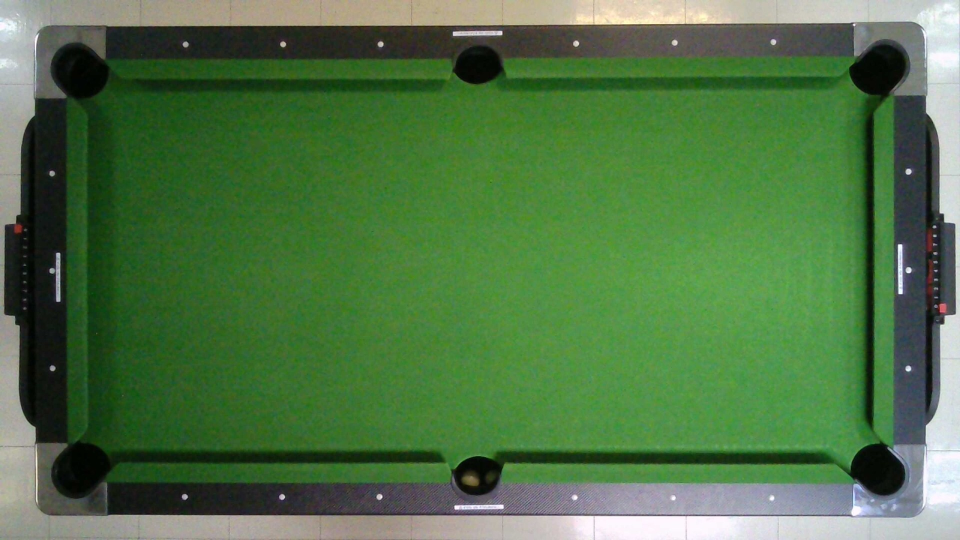
#> input picture Test_Perspective/new.jpg, 1920 x 1080 px (shown at 1/2 size)
$ python -i BallDetectionLib.py   (imports and definitions only)
#> lines starting #> are read from the running program, lines starting #| are printed output that depends on the picture; after the words box and inside, x2 and y2 are one past the last pixel; in counts of white or black regions, pixels touching at a corner belong together
#> further down, picture is the input picture: shape (1080, 1920, 3); mean B, G, R 70.1, 116.8, 79.5

from dis import dis
from tkinter import Frame
from tkinter.colorchooser import Chooser
from turtle import circle
import cv2
import numpy as np
import math

cameraHeight=1080
cameraWidth=1920

# [11 lines of commented-out code are left out]

prevCircle = None
cropSize = (100, 100)

# cv.namedWindow("Python Webcam Screenshot App")

outputDrawing = np.zeros((784,1568,3), np.uint8)

# [21 lines left out: functions checkWinCondition, findSlope, not called in this run]

width = 1920
height = 1080
# cap = cv2.VideoCapture(0)
# [1 line not run here, left out]
# set frame rate to 30 fps
# [1 line that did not run here, left out]
# [1 line not run here, left out]
# frame_interval = int(fps / 5)
frame_interval = 3 #HAHAHA
# cap = cv2.VideoCapture(0, cv2.CAP_DSHOW)
# [2 lines not run here, left out]

# start processing loop
frame_count = 0

# White Light
# lowerColor = [
#     np.array([20,150,50]), #Yellow
#     np.array([110,200,125]), #Blue
#     np.array([0,150,155]), #Red
#     np.array([110,215,150]), #Purple
#     np.array([5,150,50]), #Orange
#     np.array([95,100,100]), #Green
#     np.array([0,100,50]), #Crimson
#     np.array([0,0,0]), #Black
#     np.array([100,0,130]), #White

# ]
# upperColor = [
#     np.array([40,255,255]),
#     np.array([130,255,255]),
#     np.array([20,255,255]),
#     np.array([145,255,255]),
#     np.array([25,255,255]),
#     np.array([110,255,255]),
#     np.array([20,255,155]),
#     np.array([179,255,40]),
#     np.array([179,180,255]),
# ]

# Blue Light
lowerColor = [
    np.array([20,150,50]), #Yellow
    np.array([115,0,190]), #Blue
    np.array([0,0,0]), #Red
    np.array([110,215,150]), #Purple
    np.array([0,150,155]), #Orange
    np.array([95,100,100]), #Green
    np.array([0,100,50]), #Crimson
    np.array([0,0,0]), #Black
    np.array([110,200,125]), #White
]

upperColor = [
    np.array([40,255,255]),
    np.array([130,255,255]),
    np.array([60,255,255]),
    np.array([145,255,255]),
    np.array([20,255,255]),
    np.array([110,255,255]),
    np.array([20,255,155]),
    np.array([179,255,40]),
    np.array([130,255,255]),
]


bgFrame = None

# loadSetting()
mtx = np.loadtxt('../arUco/calib_data/camera_matrix.txt')
dist = np.loadtxt('../arUco/calib_data/dist_coeffs.txt')

# [23 lines left out: function perspectiveTransform, not called in this run]

def getCircles(frame):
        response = []

        # grayFrame = cv2.cvtColor(frame, cv2.COLOR_BGR2GRAY)
        # blurFrame = cv2.GaussianBlur(grayFrame, (7, 7), 0)

        hsvFrame = cv2.cvtColor(frame, cv2.COLOR_BGR2HSV)
#> hsvFrame: shape (1080, 1920, 3); mean H, S, V 59.2, 116.7, 118.7

        # White Light
        # lower_green = np.array([50,20,40])
        # upper_green = np.array([100,255,255])

        # Blue Light
        lower_green = np.array([85,0,0])
        upper_green = np.array([110,255,255])

        mask = cv2.inRange(hsvFrame, lower_green, upper_green)
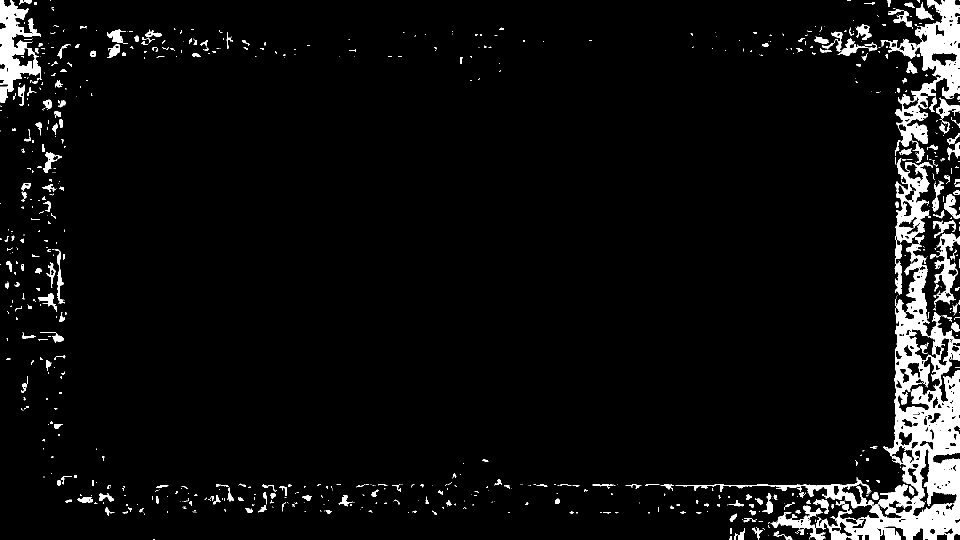
#> mask: shape (1080, 1920) (shown at 1/2 size); 5.5% white; 736 white regions (474 under 20 px), largest, box (x1, y1, x2, y2) and area: (1351, 316, 1920, 1080) 57556, (1761, 0, 1920, 312) 14931, (0, 0, 83, 206) 8222
        blurFrame = cv2.GaussianBlur(mask, (7,7), 0)
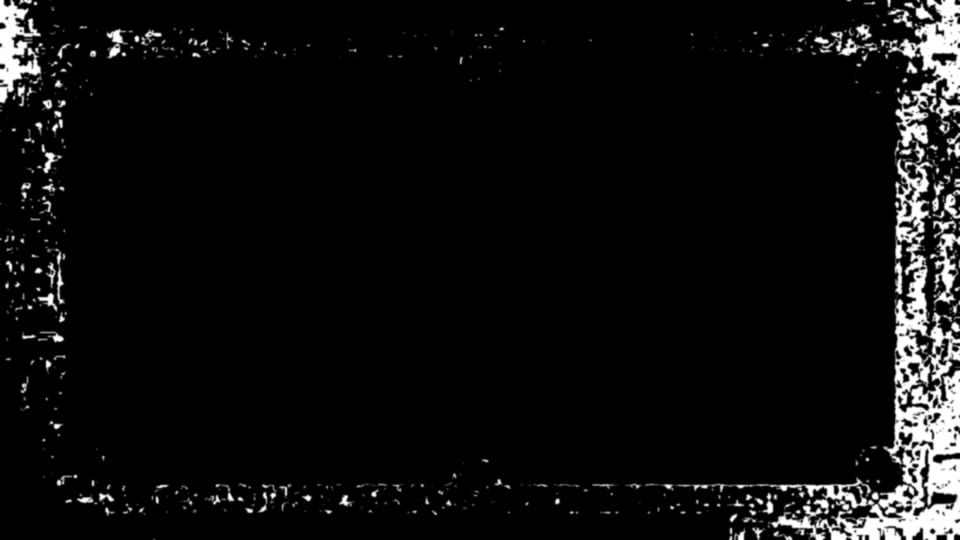
#> blurFrame: shape (1080, 1920) (shown at 1/2 size); min 0, max 255, mean 14.1

        # [4 lines of commented-out code are left out]
        circles = cv2.HoughCircles(blurFrame, cv2.HOUGH_GRADIENT, 1.4, 30,
                                    param1=100, param2=20, minRadius=30, maxRadius=40)
#> circles = 26 rows, first 8: [1829.1, 689.5, 36.02], [1823.5, 794.5, 32.94], [1816.5, 363.3, 39.1], [1827.7, 319.9, 39.1], [1840.3, 560.7, 37.56], [1872.5, 749.7, 39.1], [1829.1, 759.5, 34.48], [84.7, 640.5, 39.1]

        response.append(circles)

        circleZones = []
        circleZonesColor = []

        if circles is not None:
                circles = np.uint16(np.around(circles))
#> circles = 26 rows, first 8: [1829, 690, 36], [1824, 794, 33], [1816, 363, 39], [1828, 320, 39], [1840, 561, 38], [1872, 750, 39], [1829, 760, 34], [85, 640, 39]
                for i in circles[0, :]:
                    circleZoneColor = frame[int(i[1].item())-22:int(i[1].item())+22, int(i[0].item())-22:int(i[0].item())+22]
                    circleZonesColor.append(circleZoneColor)
#> this loop made 26 passes
#> i on passes 1 to 12: [1829, 690, 36], [1824, 794, 33], [1816, 363, 39], [1828, 320, 39], [1840, 561, 38], [1872, 750, 39], [1829, 760, 34], [85, 640, 39], [1889, 192, 39], [1587, 1004, 36], [1835, 216, 34], [1832, 869, 34]
#> pass 1, in getCircles, `circleZoneColor = frame[int(i[1].item())-22:int(i[1].item())+22, int(i..`:
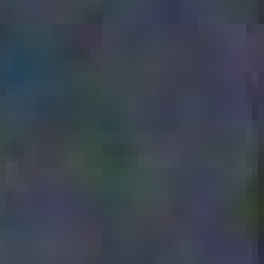
#> circleZoneColor: shape (44, 44, 3) (shown 6 times larger); mean B, G, R 79.1, 67, 59.1
#> pass 2, in getCircles, `circleZoneColor = frame[int(i[1].item())-22:int(i[1].item())+22, int(i..`:
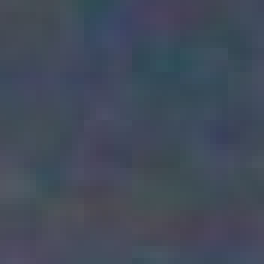
#> circleZoneColor: shape (44, 44, 3) (shown 6 times larger); mean B, G, R 90, 74.7, 65.8
#> pass 3, in getCircles, `circleZoneColor = frame[int(i[1].item())-22:int(i[1].item())+22, int(i..`:
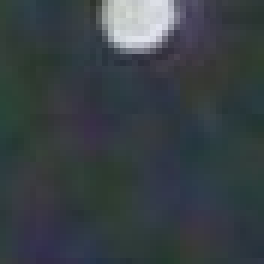
#> circleZoneColor: shape (44, 44, 3) (shown 6 times larger); mean B, G, R 68.8, 64.5, 56.5
#> after the loop, circleZonesColor = 26 items

                    # cv2.circle(showFrame, (i[0], i[1]), i[2], (255,0,255), 2)

        if circles is not None:
            detectedBall = []
            detectedBallPos = []
            detectedBallTablePos = []

            # Find Color and Type of Every Balls
            for i in range(len(circleZonesColor)):
                maxSameColor = 0
                maxSameColorPos = -1
                semiSameColorPos = -1
                # print('start ', maxSameColor, maxSameColorPos)

                colorCounter = 0
                whiteCounter = 0

                # [13 lines of commented-out code are left out]
                if circleZonesColor[i].size != 0:
                    # print('size after = ', circleZonesColor[i].size)
                    hsvcircleZone = cv2.cvtColor(circleZonesColor[i], cv2.COLOR_BGR2HSV)
                    for j in range(len(lowerColor)):
                        mask = cv2.inRange(hsvcircleZone, lowerColor[j], upperColor[j])
                        samePixs = np.sum(mask == 255)

                        if j == 8:
                            whiteCounter = samePixs

                        if samePixs > maxSameColor:
                            semiSameColorPos = maxSameColorPos
                            maxSameColor = samePixs
                            maxSameColorPos = j
                        # print('Same to : ', j, samePixs)

                    ballType = 'none'

                    if maxSameColorPos == 8 and maxSameColor < 1800:
                        maxSameColorPos = semiSameColorPos
                        ballType = 'Stripe'
                    else:
                        if abs(maxSameColor - whiteCounter) >= 400:
                            ballType = 'Solid'
                        else:
                            ballType = 'Stripe'

                    similarColor = ''

                    if maxSameColorPos == 0:
                        similarColor = 'Yellow'
                    elif maxSameColorPos == 1:
                        similarColor = 'Blue'
                    elif maxSameColorPos == 2:
                        similarColor = 'Red'
                    elif maxSameColorPos == 3:
                        similarColor = 'Purple'
                    elif maxSameColorPos == 4:
                        similarColor = 'Orange'
                    elif maxSameColorPos == 5:
                        similarColor = 'Green'
                    elif maxSameColorPos == 6:
                        similarColor = 'Crimson'
                    elif maxSameColorPos == 7:
                        similarColor = 'Black'
                    elif maxSameColorPos == 8:
                        similarColor = 'White'

                    # print(f'Similar to {similarColor}')
                    detectedBall.append(similarColor)
                    detectedBallPos.append(maxSameColorPos)
                    detectedBallTablePos.append((circles[0][i][0], circles[0][i][1]))
#> this loop made 26 passes
#> (ballType, similarColor) on passes 1 to 12: ('Stripe', 'Red'), ('Stripe', 'Green'), ('Stripe', 'Red'), ('Stripe', 'Red'), ('Stripe', 'Red'), ('Solid', 'Black'), ('Stripe', 'Green'), ('Solid', 'Black'), ('Stripe', 'Red'), ('Stripe', ''), ('Stripe', 'Blue'), ('Stripe', 'Blue')
#> hsvcircleZone: shape (23, 44, 3); mean H, S, V 116.1, 9.6, 231.6
#> after the loop, detectedBall = 25 items, first 6: 'Red', 'Green', 'Red', 'Red', 'Red', 'Black'; detectedBallPos = 25 values, max 7 at index 5, min -1 at index 9, mean 2.68; detectedBallTablePos = 25 pairs, first value 57 to 1889, second value 33 to 1079

                    # cv2.putText(showFrame, f'Number : {i}', (circles[0][i][0], circles[0][i][1]-80), cv2.FONT_HERSHEY_SIMPLEX,
                    #     0.7, (255, 0, 255), 2, cv2.LINE_AA)
                    # cv2.putText(showFrame, f'Color : {similarColor}', (circles[0][i][0], circles[0][i][1]-50), cv2.FONT_HERSHEY_SIMPLEX,
                    #     0.7, (255, 0, 255), 2, cv2.LINE_AA)
                    # cv2.putText(showFrame, f'X : {circles[0][i][0]}', (circles[0][i][0], circles[0][i][1]- 30), cv2.FONT_HERSHEY_SIMPLEX,
                    #     0.7, (255, 0, 255), 2, cv2.LINE_AA)
                    # cv2.putText(showFrame, f'Y : {circles[0][i][1]}', (circles[0][i][0], circles[0][i][1]-10), cv2.FONT_HERSHEY_SIMPLEX,
                    #     0.7, (255, 0, 255), 2, cv2.LINE_AA)
                        # if (maxSameColorPos >= 0 and maxSameColorPos <= 6):
                        #         cv2.putText(showFrame, f'Type : {ballType}', (circles[0][i][0], circles[0][i][1]-30), cv2.FONT_HERSHEY_SIMPLEX,
                        #             0.7, (255, 0, 255), 2, cv2.LINE_AA)
            response.append(detectedBall)
            response.append(detectedBallPos)
            response.append(detectedBallTablePos)

        detectedBall = []
        detectedBallPos = []
        detectedBallTablePos = []

        return response

# [287 lines left out: function createGuideline, not called in this run]


                    # cv2.putText(showFrame, 'X_top: '+ str(x_top)+ " Y_top: "+ str(y_top), (100,100), font, 1, (0, 255, 0), 2, cv2.LINE_AA)
                    # cv2.putText(showFrame, 'X_bottom: '+ str(x_bottom)+ " Y_bottom: "+ str(y_bottom), (100,200), font, 1, (0, 255, 0), 2, cv2.LINE_AA)

>>> import cv2
>>> picture = cv2.imread('new.jpg')
>>> result = getCircles(picture)
#> result = 4 items
